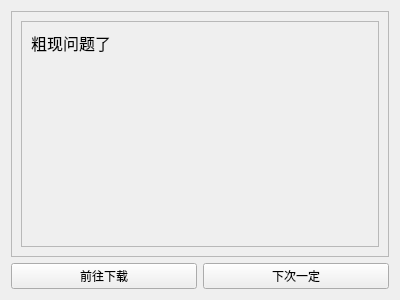
<?xml version="1.0" encoding="UTF-8"?>
<ui version="4.0">
 <class>update</class>
 <widget class="QWidget" name="update">
  <property name="geometry">
   <rect>
    <x>0</x>
    <y>0</y>
    <width>400</width>
    <height>300</height>
   </rect>
  </property>
  <property name="cursor">
   <cursorShape>IBeamCursor</cursorShape>
  </property>
  <property name="windowTitle">
   <string>Form</string>
  </property>
  <layout class="QVBoxLayout" name="verticalLayout_2">
   <item>
    <widget class="QFrame" name="frame">
     <property name="frameShape">
      <enum>QFrame::StyledPanel</enum>
     </property>
     <property name="frameShadow">
      <enum>QFrame::Raised</enum>
     </property>
     <layout class="QVBoxLayout" name="verticalLayout">
      <item>
       <widget class="QScrollArea" name="scrollArea">
        <property name="verticalScrollBarPolicy">
         <enum>Qt::ScrollBarAsNeeded</enum>
        </property>
        <property name="horizontalScrollBarPolicy">
         <enum>Qt::ScrollBarAlwaysOff</enum>
        </property>
        <property name="widgetResizable">
         <bool>true</bool>
        </property>
        <widget class="QWidget" name="scrollAreaWidgetContents">
         <property name="geometry">
          <rect>
           <x>0</x>
           <y>0</y>
           <width>360</width>
           <height>228</height>
          </rect>
         </property>
         <layout class="QHBoxLayout" name="horizontalLayout_2">
          <item>
           <widget class="QLabel" name="label">
            <property name="sizePolicy">
             <sizepolicy hsizetype="Preferred" vsizetype="Preferred">
              <horstretch>0</horstretch>
              <verstretch>0</verstretch>
             </sizepolicy>
            </property>
            <property name="minimumSize">
             <size>
              <width>0</width>
              <height>0</height>
             </size>
            </property>
            <property name="maximumSize">
             <size>
              <width>16777215</width>
              <height>16777215</height>
             </size>
            </property>
            <property name="font">
             <font>
              <family>黑体</family>
              <pointsize>12</pointsize>
              <italic>false</italic>
              <bold>false</bold>
              <kerning>true</kerning>
             </font>
            </property>
            <property name="cursor">
             <cursorShape>IBeamCursor</cursorShape>
            </property>
            <property name="tabletTracking">
             <bool>false</bool>
            </property>
            <property name="text">
             <string>粗现问题了</string>
            </property>
            <property name="textFormat">
             <enum>Qt::AutoText</enum>
            </property>
            <property name="alignment">
             <set>Qt::AlignLeading|Qt::AlignLeft|Qt::AlignTop</set>
            </property>
            <property name="wordWrap">
             <bool>true</bool>
            </property>
            <property name="margin">
             <number>0</number>
            </property>
            <property name="indent">
             <number>-1</number>
            </property>
            <property name="openExternalLinks">
             <bool>false</bool>
            </property>
            <property name="textInteractionFlags">
             <set>Qt::LinksAccessibleByMouse|Qt::TextSelectableByKeyboard|Qt::TextSelectableByMouse</set>
            </property>
           </widget>
          </item>
         </layout>
        </widget>
       </widget>
      </item>
     </layout>
    </widget>
   </item>
   <item>
    <layout class="QHBoxLayout" name="horizontalLayout">
     <item>
      <widget class="QPushButton" name="download">
       <property name="text">
        <string>前往下载</string>
       </property>
      </widget>
     </item>
     <item>
      <widget class="QPushButton" name="offUpScreen">
       <property name="text">
        <string>下次一定</string>
       </property>
      </widget>
     </item>
    </layout>
   </item>
  </layout>
 </widget>
 <resources/>
 <connections/>
</ui>
